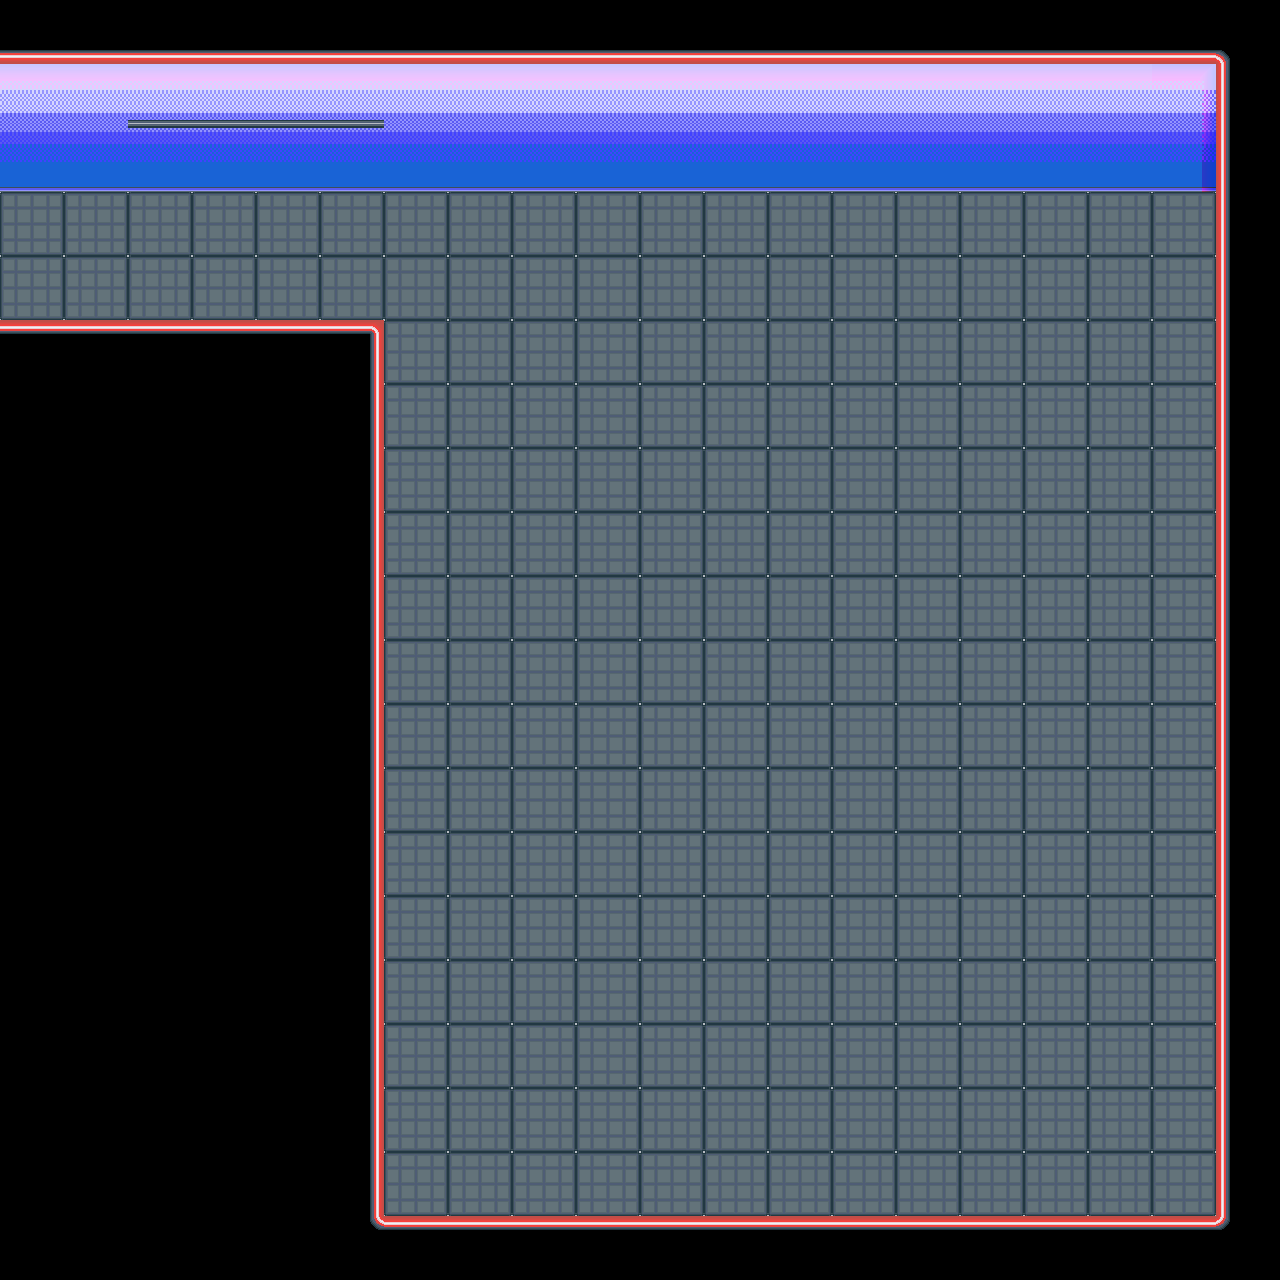

A level layout from a 2D game, rendered from its tile map. Below: a short description, then the map file with its tile-grid data intact:
An orthogonal 20x20 tile map with 64x64 px tiles, 2 tile layers (Base, Embellish) and 9 objects (LaserDoor, BossRoom, ExitDoor).

<map version="1.10" tiledversion="1.11.2" orientation="orthogonal" renderorder="right-down" width="20" height="20" tilewidth="64" tileheight="64" infinite="0" nextlayerid="8" nextobjectid="11">
 <editorsettings>
  <export target="level4.tmj" format="json" />
 </editorsettings>
 <tileset firstgid="1" source="atticusWalls.tsx" />
 <layer id="1" name="Base" width="20" height="20">
  <data encoding="csv">
29,29,29,29,29,29,29,29,29,29,29,29,29,29,29,29,29,29,29,33,
0,0,0,0,0,0,0,0,0,0,0,0,0,0,0,0,0,0,0,28,
48,48,48,48,48,48,48,48,48,48,48,48,48,48,48,48,48,48,47,28,
7,7,7,7,7,7,7,7,7,7,7,7,7,7,7,7,7,7,7,28,
7,7,7,7,7,7,7,7,7,7,7,7,7,7,7,7,7,7,7,28,
1073741853,1073741853,1073741853,1073741853,1073741853,1073741854,7,7,7,7,7,7,7,7,7,7,7,7,7,28,
0,0,0,0,0,31,7,7,7,7,7,7,7,7,7,7,7,7,7,28,
0,0,0,0,0,31,7,7,7,7,7,7,7,7,7,7,7,7,7,28,
0,0,0,0,0,31,7,7,7,7,7,7,7,7,7,7,7,7,7,28,
0,0,0,0,0,31,7,7,7,7,7,7,7,7,7,7,7,7,7,28,
0,0,0,0,0,31,7,7,7,7,7,7,7,7,7,7,7,7,7,28,
0,0,0,0,0,31,7,7,7,7,7,7,7,7,7,7,7,7,7,28,
0,0,0,0,0,31,7,7,7,7,7,7,7,7,7,7,7,7,7,28,
0,0,0,0,0,31,7,7,7,7,7,7,7,7,7,7,7,7,7,28,
0,0,0,0,0,31,7,7,7,7,7,7,7,7,7,7,7,7,7,28,
0,0,0,0,0,31,7,7,7,7,7,7,7,7,7,7,7,7,7,28,
0,0,0,0,0,31,7,7,7,7,7,7,7,7,7,7,7,7,7,28,
0,0,0,0,0,31,7,7,7,7,7,7,7,7,7,7,7,7,7,28,
0,0,0,0,0,31,7,7,7,7,7,7,7,7,7,7,7,7,7,28,
0,0,0,0,0,1073741856,1073741853,1073741853,1073741853,1073741853,1073741853,1073741853,1073741853,1073741853,1073741853,1073741853,1073741853,1073741853,1073741853,1073741857
</data>
 </layer>
 <layer id="2" name="Embellish" width="20" height="20">
  <data encoding="csv">
0,0,0,0,0,0,0,0,0,0,0,0,0,0,0,0,0,0,0,0,
0,0,37,37,37,37,0,0,0,0,0,0,0,0,0,0,0,0,0,0,
0,0,0,0,0,0,0,0,0,0,0,0,0,0,0,0,0,0,0,0,
0,0,0,0,0,0,0,0,0,0,0,0,0,0,0,0,0,0,0,0,
0,0,0,0,0,0,0,0,0,0,0,0,0,0,0,0,0,0,0,0,
0,0,0,0,0,0,0,0,0,0,0,0,0,0,0,0,0,0,0,0,
0,0,0,0,0,0,0,0,0,0,0,0,0,0,0,0,0,0,0,0,
0,0,0,0,0,0,0,0,0,0,0,0,0,0,0,0,0,0,0,0,
0,0,0,0,0,0,0,0,0,0,0,0,0,0,0,0,0,0,0,0,
0,0,0,0,0,0,0,0,0,0,0,0,0,0,0,0,0,0,0,0,
0,0,0,0,0,0,0,0,0,0,0,0,0,0,0,0,0,0,0,0,
0,0,0,0,0,0,0,0,0,0,0,0,0,0,0,0,0,0,0,0,
0,0,0,0,0,0,0,0,0,0,0,0,0,0,0,0,0,0,0,0,
0,0,0,0,0,0,0,0,0,0,0,0,0,0,0,0,0,0,0,0,
0,0,0,0,0,0,0,0,0,0,0,0,0,0,0,0,0,0,0,0,
0,0,0,0,0,0,0,0,0,0,0,0,0,0,0,0,0,0,0,0,
0,0,0,0,0,0,0,0,0,0,0,0,0,0,0,0,0,0,0,0,
0,0,0,0,0,0,0,0,0,0,0,0,0,0,0,0,0,0,0,0,
0,0,0,0,0,0,0,0,0,0,0,0,0,0,0,0,0,0,0,0,
0,0,0,0,0,0,0,0,0,0,0,0,0,0,0,0,0,0,0,0
</data>
 </layer>
 <objectgroup id="3" name="doors">
  <object id="1" type="LaserDoor" x="128" y="128" width="256" height="192">
   <properties>
    <property name="pin" type="int" value="0" />
   </properties>
  </object>
 </objectgroup>
 <objectgroup id="4" name="playerSpawn" visible="0">
  <object id="4" x="64" y="192">
   <point />
  </object>
 </objectgroup>
 <objectgroup id="5" name="walls" visible="0">
  <object id="3" x="0" y="0" width="16" height="384" />
  <object id="5" x="0" y="0" width="1280" height="128" />
  <object id="6" x="0" y="320" width="384" height="960" />
  <object id="7" x="384" y="1216" width="896" height="64" />
  <object id="8" x="1216" y="128" width="64" height="1088" />
 </objectgroup>
 <objectgroup id="6" name="rooms">
  <object id="9" name="bossRoom" type="BossRoom" x="384" y="192" width="832" height="1024">
   <properties>
    <property name="bossType" value="salt" />
    <property name="problemSlug" value="fizz-buzz" />
   </properties>
  </object>
 </objectgroup>
 <objectgroup id="7" name="objects">
  <object id="10" type="ExitDoor" gid="19" x="1088" y="112" width="64" height="64" />
 </objectgroup>
</map>
